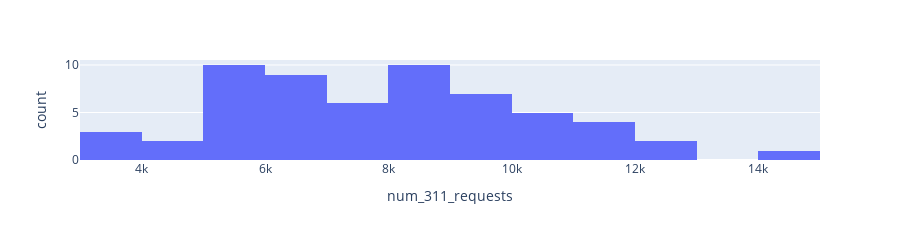

This figure's notebook cell:
### Code cell
fig = px.histogram(districts, x="num_311_requests", height=200)
fig.show()

### Figure 1 — Plotly figure (JSON) as saved in the notebook; plotly's stock layout.template omitted (floating-point values rounded to 4 significant figures)
{"data": [{"bingroup": "x", "hovertemplate": "num_311_requests=%{x}<br>count=%{y}<extra></extra>", "legendgroup": "", "marker": {"color": "#636efa", "pattern": {"shape": ""}}, "name": "", "orientation": "v", "showlegend": false, "type": "histogram", "x": [14110, 12487, 12228, 11863, 11615, 11438, 11210, 10862, 10628, 10410, 10208, 10179, 9841, 9717, 9599, 9459, 9412, 9309, 9094, 8905, 8661, 8639, 8592, 8524, 8508, 8333, 8214, 8141, 8092, 7808, 7797, 7747, 7571, 7373, 7059, 6799, 6792, 6765, 6599, 6579, 6514, 6448, 6364, 6142, 5824, 5753, 5748, 5746, 5719, 5714, 5284, 5262, 5158, 5100, 4915, 4607, 3840, 3623, 3470], "xaxis": "x", "yaxis": "y"}], "layout": {"barmode": "relative", "height": 200, "legend": {"tracegroupgap": 0}, "margin": {"t": 60}, "xaxis": {"anchor": "y", "domain": [0, 1], "title": {"text": "num_311_requests"}}, "yaxis": {"anchor": "x", "domain": [0, 1], "title": {"text": "count"}}}}
